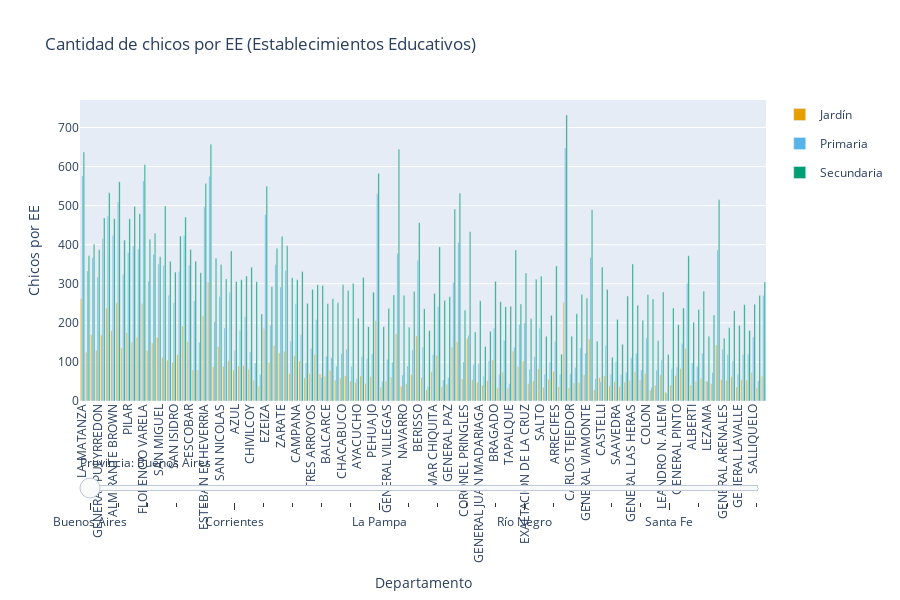

Notebook source saved alongside this figure:
### Markdown cell above
# Otra versión:

### Code cell
import plotly.graph_objects as go

consulta_1["chicos_por_jardin"] = consulta_1["poblacion_jardin"] / consulta_1["jardines"]       # Realizamos los calculos
consulta_1["chicos_por_primaria"] = consulta_1["poblacion_primaria"] / consulta_1["primarias"]
consulta_1["chicos_por_secundaria"] = consulta_1["poblacion_secundaria"] / consulta_1["secundarios"]

provincias = consulta_1["provincia"].unique()                               # Listamos las 24 provincias

colores = {
    "Jardín": "#E69F00",                                                # Colores para los niveles educativos
    "Primaria": "#56B4E9",
    "Secundaria": "#009E73"
}

fig = go.Figure()                                                           # Creamos una figura con slider

for i, prov in enumerate(provincias):
    subdf = consulta_1[consulta_1["provincia"] == prov]
    departamentos = subdf["departamento"]

                                                                            # Agregar una barra para cada nivel
    for nivel, columna in zip(["Jardín", "Primaria", "Secundaria"],
                              ["chicos_por_jardin", "chicos_por_primaria", "chicos_por_secundaria"]):
        fig.add_trace(go.Bar(
            x=departamentos,
            y=subdf[columna],
            name=nivel,
            marker_color=colores[nivel],
            visible=(i == 0),  
            offsetgroup=nivel,
            legendgroup=nivel,
            xaxis="x",
            yaxis="y"
        ))

steps = []                                                                  # Creamos los pasos del slider
for i, prov in enumerate(provincias):
    visibles = [False] * (len(provincias) * 3)
    for j in range(3):                                                      # Cada provincia tiene 3 trazas
        visibles[i * 3 + j] = True
    step = dict(
        method="update",
        args=[{"visible": visibles},
              {"title": f"Provincia: {prov}"}],
        label=prov
    )
    steps.append(step)

sliders = [dict(
    active=0,
    currentvalue={"prefix": "Provincia: "},
    pad={"t": 50},
    steps=steps
)]
fig.update_layout(                                                          # Ponemos los nombres a -90 para que se lean sobre todo en la provincia
    sliders=sliders,                                                        # de Buenos Aires
    barmode='group',
    title="Cantidad de chicos por EE (Establecimientos Educativos)",
    xaxis_title="Departamento",
    yaxis_title="Chicos por EE",
    xaxis_tickangle=-90,
    height=600
)

fig.show()
